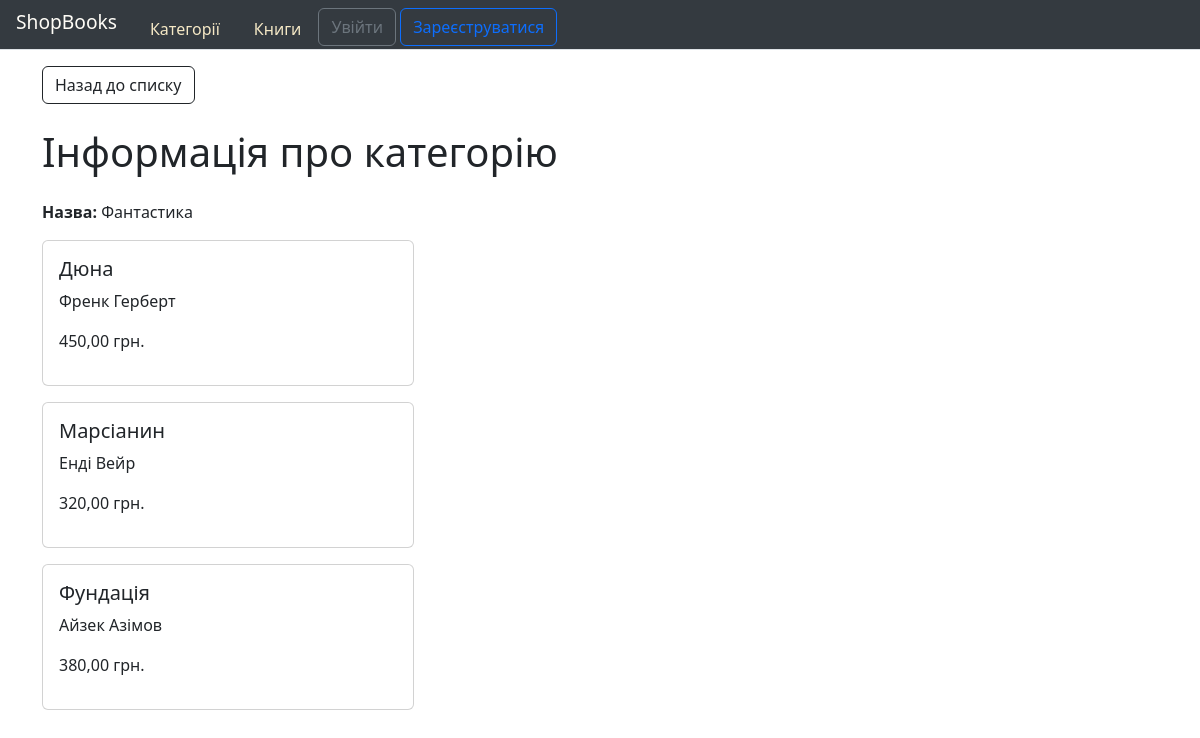
/category/fantasy/, run on an earlier commit of the app's database.
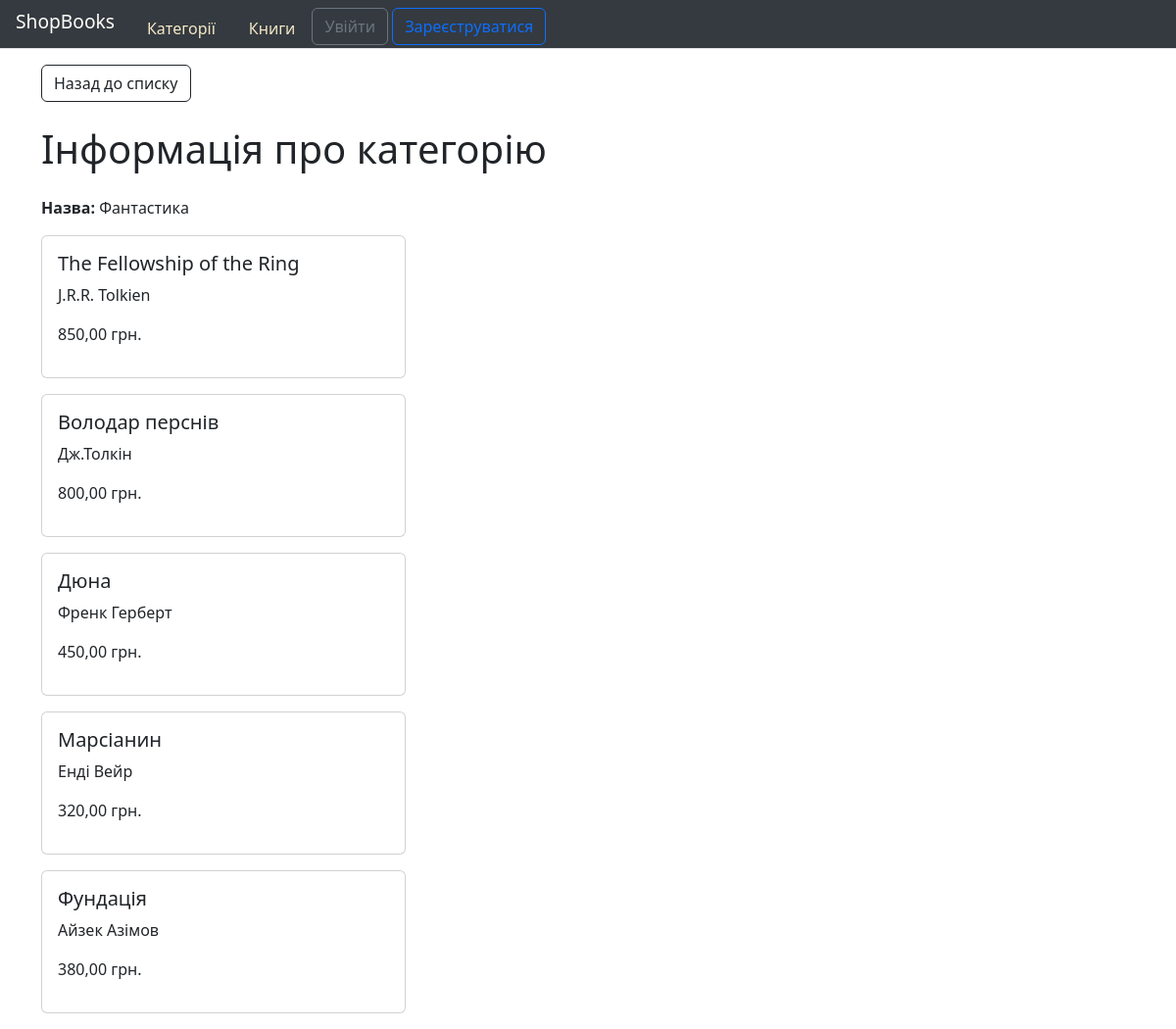
And on a later commit of the database.
### books/models.py (models this page shows, shortened)
class Category(models.Model):
    name = models.CharField(max_length=50, unique=True)
    slug = models.SlugField(unique=True)
    class Meta:
        verbose_name = 'Категорія'
        verbose_name_plural = 'Категорії'
        ordering = ['name']

class Book(models.Model):
    title = models.CharField(max_length=200)
    author = models.CharField(max_length=150)
    price = models.DecimalField(max_digits=8, decimal_places=2)
    description = models.TextField()
    stock = models.PositiveIntegerField()
    category = models.ForeignKey('books.Category', on_delete=models.PROTECT, related_name='books')
    class Meta:
        verbose_name = 'Книга'
        verbose_name_plural = 'Книги'
        ordering = ['title']

### books/views.py (the view)
# urls.py: path('category/<slug:slug>/', CategoryDetailView.as_view(), name='category_detail'),
class CategoryDetailView(DetailView):
    model = Category
    template_name = 'books/category_detail.html'
    slug_url_kwarg = 'slug'
    def get_context_data(self, **kwargs):
        context = super().get_context_data(**kwargs)
        context['books'] = Book.objects.filter(category=self.object)
        return context

### books/templates/books/category_detail.html (shortened to what this page needs)
{% extends "base.html" %}
{% block content %}
<a href="{% url 'books:category' %}" class="btn btn-outline-dark mt-3 btn-xs">
    Назад до списку
</a>
<h1 class="my-4">Інформація про категорію</h1>
<div class="row">
    <div class="col">
        <p><strong>Назва:</strong> {{ object.name }}</p>
    </div>
</div>
{% for book in books %}
<div class="col-md-4 mb-3">
    <div class="card p-3">
        <h5>{{ book.title }}</h5>
        <p>{{ book.author }}</p>
        <p>{{ book.price }} грн.</p>
    </div>
</div>
{% empty %}
<p>У цій категорії поки немає книг.</p>
{% endfor %}
{% endblock %}

### templates/base.html (shortened to what this page needs)
{% load static %}
{% url 'books:category' as category_home_url %}
{% url 'books:books' as book_home_url %}
{% url 'books:category_create' as category_create_url %}
{% url 'books:product_create' as book_create_url %}
<!DOCTYPE html>
<html lang="uk">
<head>
    <link href="https://cdn.jsdelivr.net/npm/select2@4.1.0-rc.0/dist/css/select2.min.css" rel="stylesheet"/>
    <link href="https://cdn.jsdelivr.net/npm/bootstrap@5.3.3/dist/css/bootstrap.min.css" rel="stylesheet">
</head>
<body>
<main>
    <div class="nav-overflow pt-2" data-bs-toggle="nav-overflow" style="background-color: #343A40">
        <ul class="nav nav-tabs">
            <li class="nav-item">
                <a class="navbar-brand px-3" style="color: #FFFDF7; font-size: larger;" href="">ShopBooks</a>
            </li>
            <li class="nav-item">
                <a class="nav-link {% if request.path == category_home_url %}active{% endif %}"
                   href="{{ category_home_url }}"
                   style="color: #F5E8C5; {% if request.path == category_home_url %}background-color: #F5E8C5; color: #343A40; border-radius: 6px;{% endif %}">Категорії</a>
            </li>
            <li class="nav-item">
                <a class="nav-link {% if request.path == book_home_url %}active{% endif %}"
                   href="{{ book_home_url }}"
                   style="color: #F5E8C5; {% if request.path == book_home_url %}background-color: #F5E8C5; color: #343A40; border-radius: 6px;{% endif %}">Книги</a>
            </li>
            <li>
                {% if user.is_authenticated %}
                <span class="navbar-text me-2">
        Вітаємо, {{ user.email|default:user.username }}!
    </span>
                <a href="" class="nav-link"> Мої замовлення </a>
                <form method="post" action="{% url 'account_logout' %}" class="d-inline">
                    {% csrf_token %}
                    <button type="submit" class="btn btn-outline-secondary">
                        Вийти
                    </button>
                </form>
                {% else %}
                <a href="{% url 'account_login' %}" class="btn btn-outline-secondary"> Увійти </a>
                <a href="{% url 'account_signup' %}" class="btn btn-outline-primary">
                    Зареєструватися
                </a>
                {% endif %}
            </li>
        </ul>
    </div>
    <div class="container">
        {% block content %}{% endblock %}
    </div>
</main>
</body>
</html>

What changed in the data, as far as the page shows it:
added Book: title "The Fellowship of the Ring", author "J.R.R. Tolkien", price "850,00"
added Book: title "Володар перснів", author "Дж.Толкін", price "800,00"
